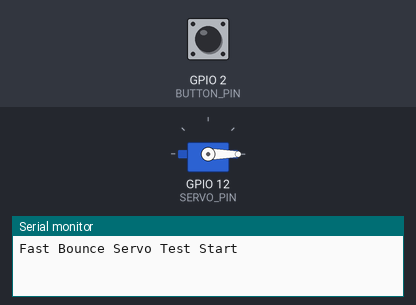
Recording of a sketch running on a simulated ESP32. On the bench: servo, the last lines printed to the serial monitor. Inputs (shaded band) come from the test bench; at power-on: GPIO 2 (BUTTON_PIN) HIGH.

Above: at 1.7 s.
1.8 s: GPIO 2 (BUTTON_PIN) pulled LOW for 1 s
At 1.96 s:
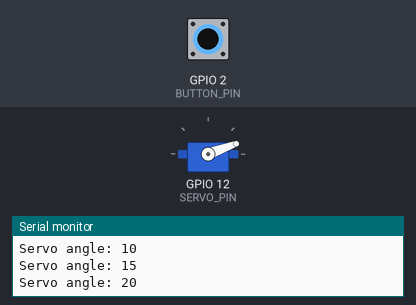
At 3.5 s:
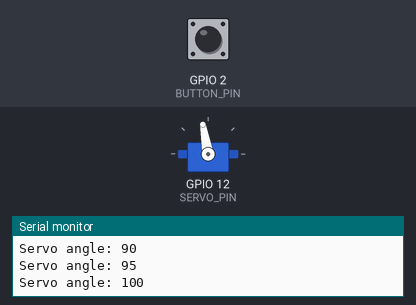
4.8 s: GPIO 2 (BUTTON_PIN) pulled LOW for 3.2 s
At 8.8 s:
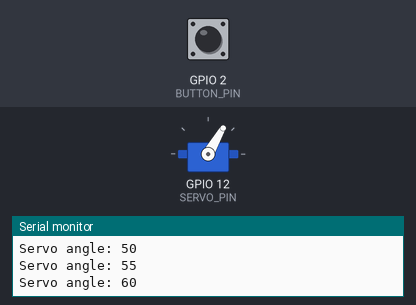
Timing chart, 0 to 10.3 s (numbered marks = the images above; inputs shaded):
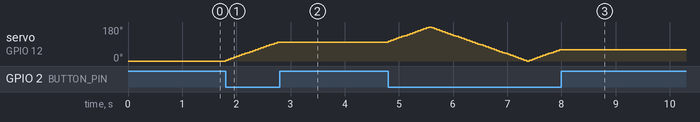

The sketch:

Task1Week6.ino
```cpp
	#include <ESP32Servo.h>

#define BUTTON_PIN 2
#define SERVO_PIN 12

Servo myservo;

int servoPos = 0;           // Current servo angle
bool movingForward = true;  // Direction of movement

void setup() {
  Serial.begin(115200);
  delay(500);
  Serial.println("Fast Bounce Servo Test Start");

  pinMode(BUTTON_PIN, INPUT_PULLUP);

  myservo.setPeriodHertz(50);
  myservo.attach(SERVO_PIN, 1000, 2000);

  myservo.write(servoPos);
}

void loop() {
  bool state = digitalRead(BUTTON_PIN);

  if (state == LOW) {           // Button pressed
    // Move servo faster (e.g., 5° per loop)
    if (movingForward) {
      servoPos += 5;
      if (servoPos >= 180) {
        servoPos = 180;
        movingForward = false;  // Reverse direction at max
      }
    } else {
      servoPos -= 5;
      if (servoPos <= 0) {
        servoPos = 0;
        movingForward = true;   // Reverse direction at min
      }
    }

    myservo.write(servoPos);
    Serial.print("Servo angle: ");
    Serial.println(servoPos);
    delay(50); // Small delay for smooth movement
  }
}
```

Measured:
- after the input at 1.8 s, servo on GPIO 12 (SERVO_PIN): moves from 0° to 100° over 0.95 s, starting at once
